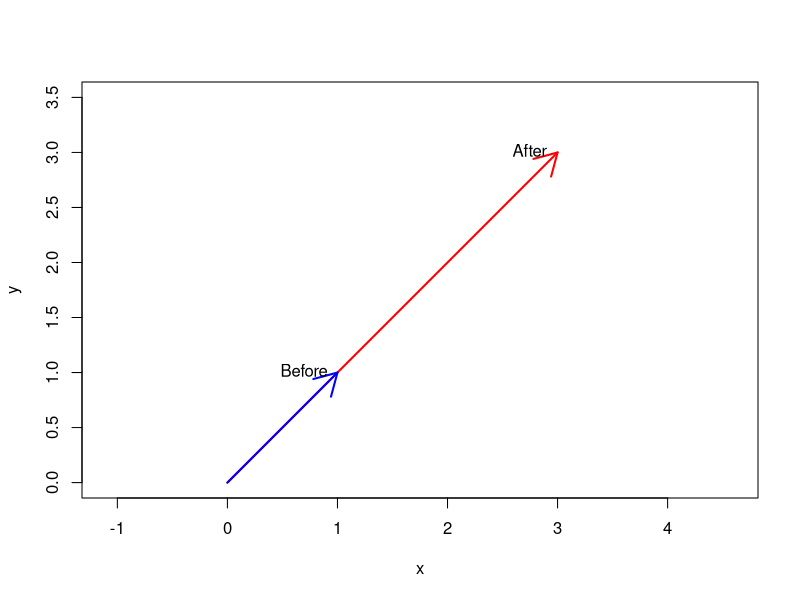
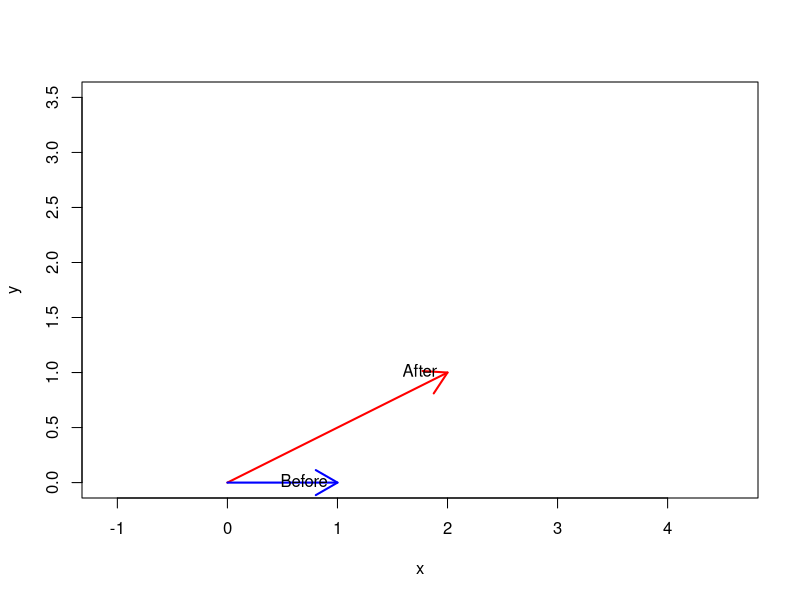
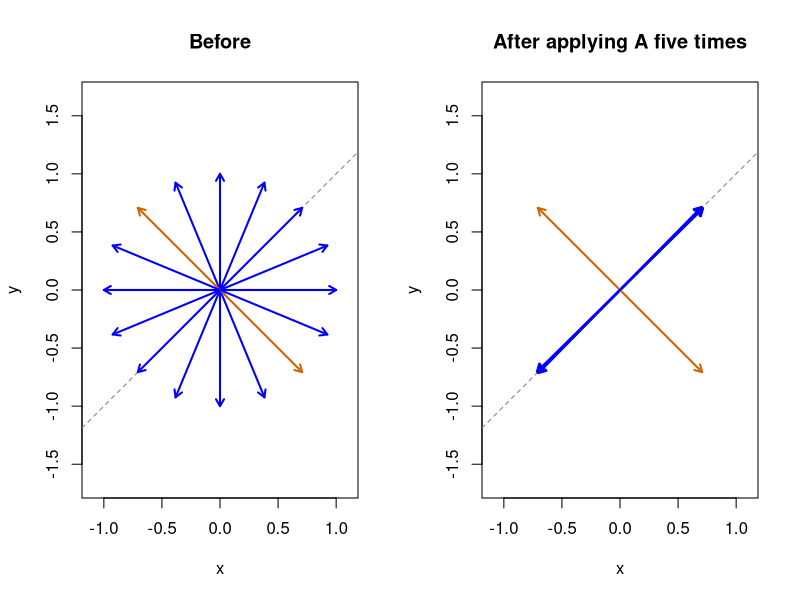
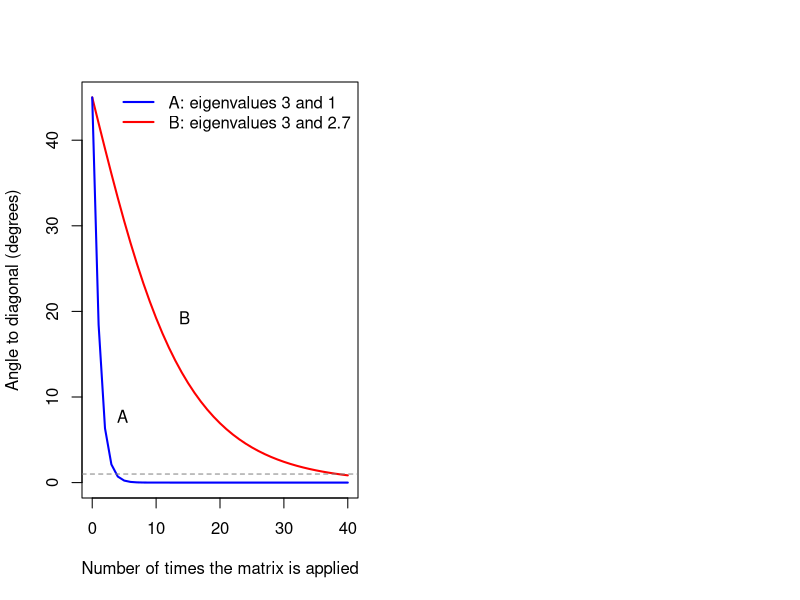

These charts were generated, in order, by the following R code:
## ---- chunk 1
A <- matrix(c(2, 1, 1, 2), nrow = 2)
v <- c(1, 1)
A %*% v
## ---- chunk 2
#| fig-cap: "The blue arrow is the original vector. The red arrow extends three times as far along the same line."

plot(0, 0, type = "n", xlim = c(0, 3.5), ylim = c(0, 3.5),
     xlab = "x", ylab = "y", asp = 1)
arrows(0, 0, 3, 3, col = "red", lwd = 2)
arrows(0, 0, 1, 1, col = "blue", lwd = 2)
text(1, 1, "Before", pos = 2)
text(3, 3, "After", pos = 2)
## ---- chunk 3
w <- c(1, 0)
A %*% w
## ---- chunk 4
#| fig-cap: "The blue arrow (1, 0) is the original vector. The red arrow (2, 1) points in a new direction, so (1, 0) is not an eigenvector."

plot(0, 0, type = "n", xlim = c(0, 3.5), ylim = c(0, 3.5),
     xlab = "x", ylab = "y", asp = 1)
arrows(0, 0, 2, 1, col = "red", lwd = 2)
arrows(0, 0, 1, 0, col = "blue", lwd = 2)
text(1, 0, "Before", pos = 2)
text(2, 1, "After", pos = 2)
## ---- chunk 5
# Angle, in degrees, between an arrow and the diagonal line through (1, 1)
angle_to_diagonal <- function(v) {
  # size of the part along (1, 1)
  along  <- abs(v[1] + v[2]) / sqrt(2)
  # size of the part along (1, -1)
  across <- abs(v[1] - v[2]) / sqrt(2)
  atan2(across, along) * 180 / pi
}

v <- c(1, 0)
trajectory <- data.frame()
for (step in 0:6) {
  trajectory <- rbind(trajectory,
                      data.frame(step = step, x = v[1], y = v[2],
                                 angle = angle_to_diagonal(v)))
  v <- as.vector(A %*% v)
}
knitr::kable(trajectory, digits = 2,
             col.names = c("Step", "x", "y", "Angle to diagonal (degrees)"))
## ---- chunk 6
#| fig-cap: "Left: sixteen arrows before applying A. Right: the same arrows after applying A five times, rescaled to length one. The blue arrows are now close to the dashed diagonal line. The two orange arrows start on the line through (1, -1) and stay there."
#| fig-width: 8
#| fig-height: 4.3

directions <- seq(0, 337.5, by = 22.5) * pi / 180
# one arrow per column
before <- rbind(cos(directions), sin(directions))

after <- before
for (step in 1:5) after <- A %*% after
# rescale to length one
after <- sweep(after, 2, sqrt(colSums(after^2)), "/")

# the two arrows that start exactly along the other eigenvector, (1, -1)
on_other_line <- abs(before[1, ] + before[2, ]) < 1e-8
arrow_col <- ifelse(on_other_line, "#CD6600", "blue")

par(mfrow = c(1, 2))
panels <- list(before, after)
titles <- c("Before", "After applying A five times")
for (i in 1:2) {
  plot(0, 0, type = "n", xlim = c(-1.1, 1.1), ylim = c(-1.1, 1.1),
       xlab = "x", ylab = "y", asp = 1, main = titles[i])
  abline(0, 1, lty = 2, col = "gray50")
  arrows(0, 0, panels[[i]][1, ], panels[[i]][2, ],
         col = arrow_col, lwd = 2, length = 0.08)
}
## ---- chunk 7
B <- matrix(c(2.85, 0.15, 0.15, 2.85), nrow = 2)
eigen(A)$values
eigen(B)$values
## ---- chunk 8
track_angle <- function(M, v, n_steps) {
  angles <- numeric(n_steps + 1)
  for (k in 0:n_steps) {
    angles[k + 1] <- angle_to_diagonal(v)
    v <- as.vector(M %*% v)
  }
  angles
}

steps <- 0:40
angle_A <- track_angle(A, c(1, 0), 40)
angle_B <- track_angle(B, c(1, 0), 40)

# First step at which the arrow is within one degree of the diagonal
c(A = min(steps[angle_A < 1]), B = min(steps[angle_B < 1]))
## ---- chunk 9
#| fig-cap: "How far the arrow is from the diagonal after each step, starting from (1, 0). The dashed line marks one degree. A gets there after 4 steps, while B needs 39."

plot(steps, angle_B, type = "l", col = "red", lwd = 2, ylim = c(0, 45),
     xlab = "Number of times the matrix is applied",
     ylab = "Angle to diagonal (degrees)")
lines(steps, angle_A, col = "blue", lwd = 2)
abline(h = 1, lty = 2, col = "gray50")
text(2.3, 7.5, "A", pos = 4)
text(12, 19, "B", pos = 4)
legend("topright", legend = c("A: eigenvalues 3 and 1", "B: eigenvalues 3 and 2.7"),
       col = c("blue", "red"), lwd = 2, bty = "n")
